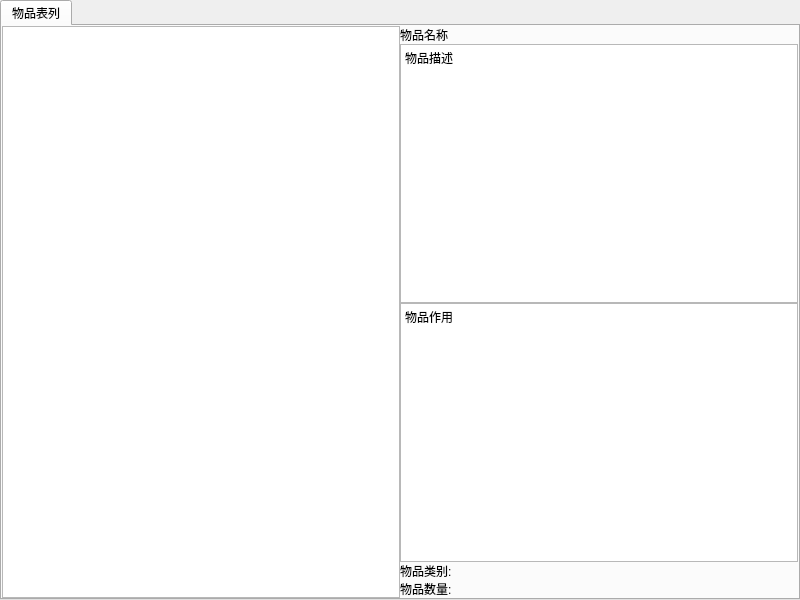
<?xml version="1.0" encoding="UTF-8"?>
<ui version="4.0">
 <class>ItemList</class>
 <widget class="QWidget" name="ItemList">
  <property name="geometry">
   <rect>
    <x>0</x>
    <y>0</y>
    <width>800</width>
    <height>600</height>
   </rect>
  </property>
  <property name="windowTitle">
   <string>所持物品</string>
  </property>
  <layout class="QVBoxLayout" name="verticalLayout">
   <property name="spacing">
    <number>0</number>
   </property>
   <property name="leftMargin">
    <number>0</number>
   </property>
   <property name="topMargin">
    <number>0</number>
   </property>
   <property name="rightMargin">
    <number>0</number>
   </property>
   <property name="bottomMargin">
    <number>0</number>
   </property>
   <item>
    <widget class="QTabWidget" name="tabWidget">
     <property name="currentIndex">
      <number>0</number>
     </property>
     <widget class="QWidget" name="systemItem">
      <attribute name="title">
       <string>物品表列</string>
      </attribute>
      <layout class="QGridLayout" name="gridLayout">
       <property name="leftMargin">
        <number>0</number>
       </property>
       <property name="topMargin">
        <number>0</number>
       </property>
       <property name="rightMargin">
        <number>0</number>
       </property>
       <property name="bottomMargin">
        <number>0</number>
       </property>
       <property name="spacing">
        <number>0</number>
       </property>
       <item row="4" column="1">
        <widget class="QLabel" name="count">
         <property name="text">
          <string>物品数量:</string>
         </property>
        </widget>
       </item>
       <item row="3" column="1">
        <widget class="QLabel" name="itemType">
         <property name="text">
          <string>物品类别:</string>
         </property>
        </widget>
       </item>
       <item row="0" column="0" rowspan="5">
        <widget class="QListWidget" name="itemList"/>
       </item>
       <item row="0" column="1">
        <widget class="QLabel" name="itemName">
         <property name="text">
          <string>物品名称</string>
         </property>
        </widget>
       </item>
       <item row="2" column="1">
        <widget class="QTextEdit" name="itemFunction">
         <property name="readOnly">
          <bool>true</bool>
         </property>
         <property name="html">
          <string>&lt;!DOCTYPE HTML PUBLIC &quot;-//W3C//DTD HTML 4.0//EN&quot; &quot;http://www.w3.org/TR/REC-html40/strict.dtd&quot;&gt;
&lt;html&gt;&lt;head&gt;&lt;meta name=&quot;qrichtext&quot; content=&quot;1&quot; /&gt;&lt;meta charset=&quot;utf-8&quot; /&gt;&lt;style type=&quot;text/css&quot;&gt;
p, li { white-space: pre-wrap; }
hr { height: 1px; border-width: 0; }
li.unchecked::marker { content: &quot;\2610&quot;; }
li.checked::marker { content: &quot;\2612&quot;; }
&lt;/style&gt;&lt;/head&gt;&lt;body style=&quot; font-family:'Microsoft YaHei UI'; font-size:9pt; font-weight:400; font-style:normal;&quot;&gt;
&lt;p style=&quot; margin-top:0px; margin-bottom:0px; margin-left:0px; margin-right:0px; -qt-block-indent:0; text-indent:0px;&quot;&gt;物品作用&lt;/p&gt;&lt;/body&gt;&lt;/html&gt;</string>
         </property>
        </widget>
       </item>
       <item row="1" column="1">
        <widget class="QTextEdit" name="describe">
         <property name="readOnly">
          <bool>true</bool>
         </property>
         <property name="html">
          <string>&lt;!DOCTYPE HTML PUBLIC &quot;-//W3C//DTD HTML 4.0//EN&quot; &quot;http://www.w3.org/TR/REC-html40/strict.dtd&quot;&gt;
&lt;html&gt;&lt;head&gt;&lt;meta name=&quot;qrichtext&quot; content=&quot;1&quot; /&gt;&lt;meta charset=&quot;utf-8&quot; /&gt;&lt;style type=&quot;text/css&quot;&gt;
p, li { white-space: pre-wrap; }
hr { height: 1px; border-width: 0; }
li.unchecked::marker { content: &quot;\2610&quot;; }
li.checked::marker { content: &quot;\2612&quot;; }
&lt;/style&gt;&lt;/head&gt;&lt;body style=&quot; font-family:'Microsoft YaHei UI'; font-size:9pt; font-weight:400; font-style:normal;&quot;&gt;
&lt;p style=&quot; margin-top:0px; margin-bottom:0px; margin-left:0px; margin-right:0px; -qt-block-indent:0; text-indent:0px;&quot;&gt;物品描述&lt;/p&gt;&lt;/body&gt;&lt;/html&gt;</string>
         </property>
        </widget>
       </item>
      </layout>
     </widget>
    </widget>
   </item>
  </layout>
 </widget>
 <resources/>
 <connections/>
</ui>
